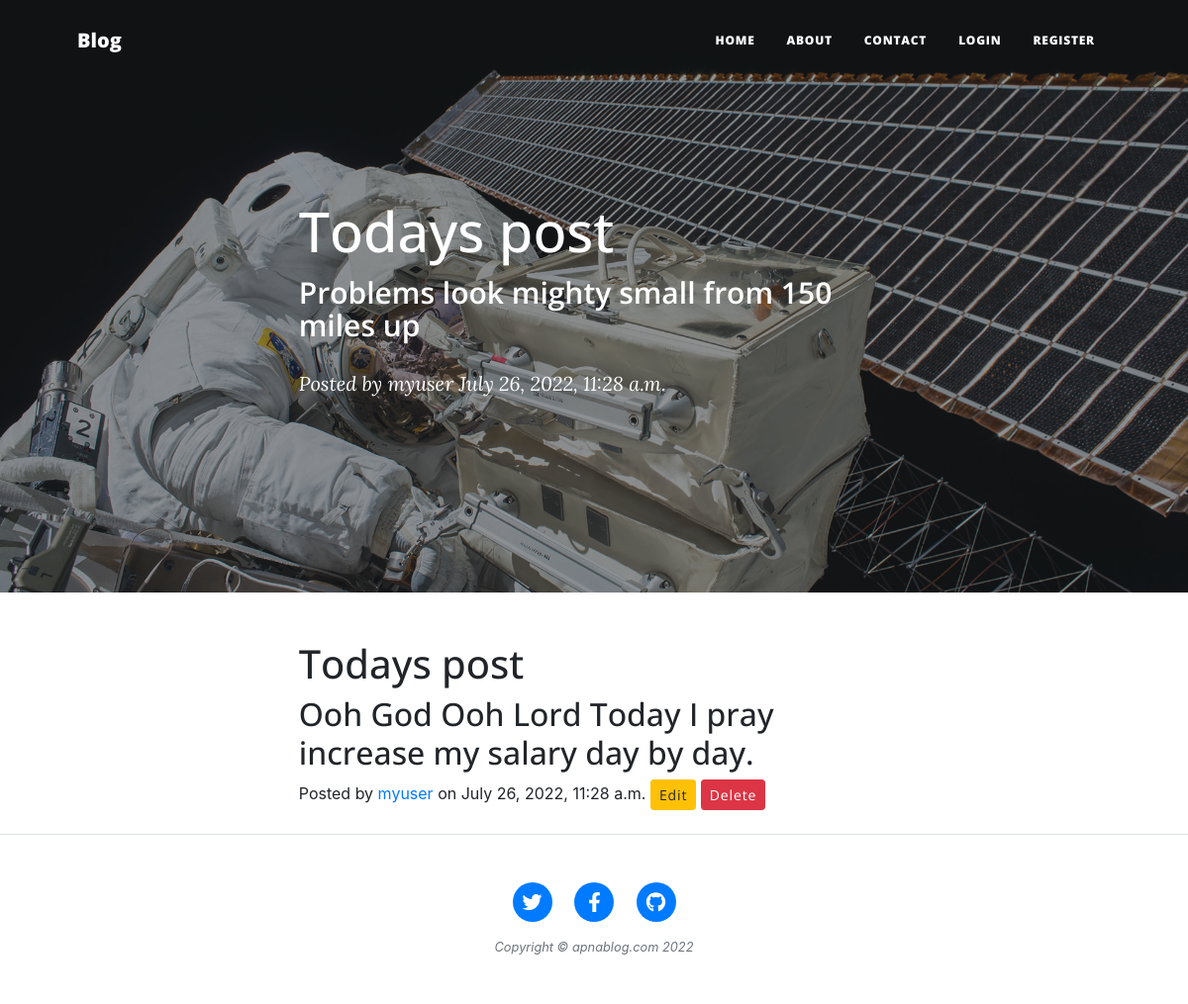
/post/1, run on the app's committed database.
### myapp/models.py (models this page shows, shortened)
class Post(models.Model):
	author = models.ForeignKey(settings.AUTH_USER_MODEL, on_delete = models.CASCADE)
	title = models.CharField(max_length = 200)
	text = models.TextField()
	created_date = models.DateTimeField(auto_now_add = True)
	published_date = models.DateTimeField(blank = True, null = True)
	image = models.ImageField(upload_to = "images", null = True)
	def __str__(self):
		return self.title

### myapp/views.py (the view)
# urls.py: path('post/<int:id>', views.post, name = "post"),
def post(request, id):
	post = Post.objects.get(pk = id)
	print(post)
	return render(request, 'post.html', {'post':post})

### myapp/templates/post.html (shortened to what this page needs)
{% load static %}
{% include 'header.html' %}
        <header class="masthead" style="background-image: url('{% static 'assets/img/post-bg.jpg' %}')">
            <div class="container position-relative px-4 px-lg-5">
                <div class="row gx-4 gx-lg-5 justify-content-center">
                    <div class="col-md-10 col-lg-8 col-xl-7">
                        <div class="post-heading">
                            <h1>{{post.title}}</h1>
                            <h2 class="subheading">Problems look mighty small from 150 miles up</h2>
                            <span class="meta">
                                Posted by
                                <a href="#!">{{post.author}}</a>
                                {{post.published_date}}
                            </span>
                        </div>
                    </div>
                </div>
            </div>
        </header>
        <article class="mb-4">
            <div class="container px-4 px-lg-5">
                <div class="row gx-4 gx-lg-5 justify-content-center">
                    <div class="col-md-10 col-lg-8 col-xl-7">
                            <h1>{{post.title}}</h1>
                            <h2>{{post.text}}</h2>
                            <span> Posted by
                                <a href="#!">{{post.author}}</a>
                                on {{post.published_date}}
                            </span>
                            <a href="{% url 'post_edit' post.id %}" class="btn btn-warning btn-sm">Edit</a>
                                <a href="{% url 'post_delete' post.id %}" class="btn btn-danger btn-sm">Delete</a>
                </div>
            </div>
        </article>
       {% include 'footer.html' %}
    </body>
</html>

### data on the page
Post: title "Todays post", author "myuser", published_date "July 26, 2022, 11:28 a.m.", text "Ooh God Ooh Lord Today I pray increase my salary day by day."
